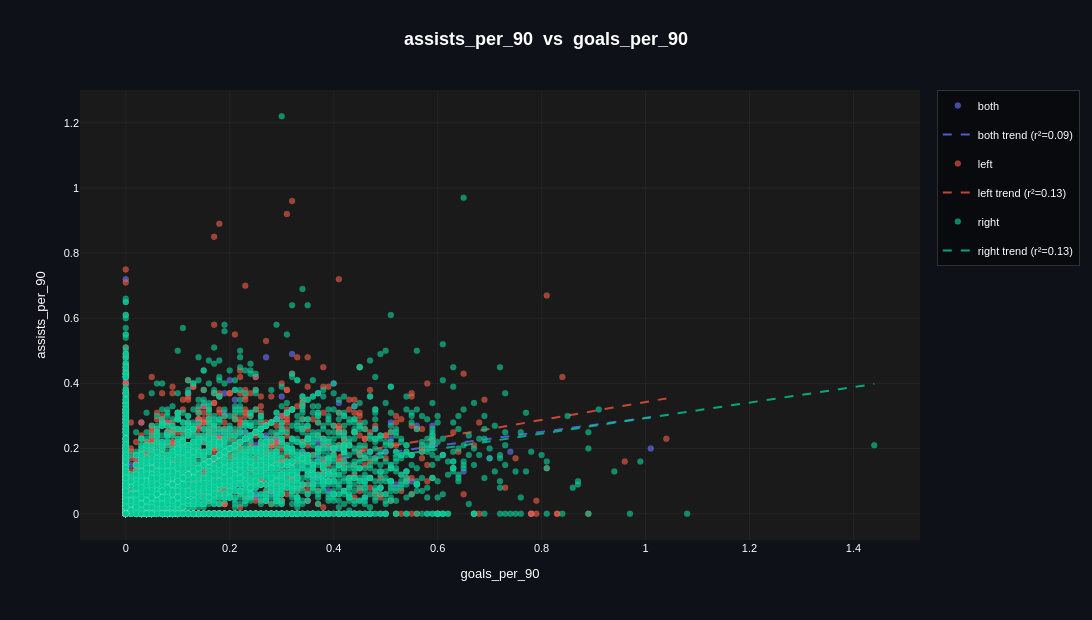

Notebook code cell kept with this figure:
### Code cell
test_scatter = scatter_plot(df=test, x='goals_per_90', y='assists_per_90', color_by='foot')
test_scatter

### Figure 1 — Plotly figure (JSON) as saved in the notebook; plotly's stock layout.template omitted (floating-point values rounded to 4 significant figures; data arrays with more than 128 entries replaced by an {"elided": "..."} marker saying what was removed)
{"data": [{"hovertemplate": "<b>foot</b>: both<br><b>goals_per_90</b>: %{x}<br><b>assists_per_90</b>: %{y}<extra></extra>", "legendgroup": "both", "marker": {"color": "#636EFA", "line": {"color": "rgba(255,255,255,0.3)", "width": 0.4}, "opacity": 0.65, "size": 6}, "mode": "markers", "name": "both", "type": "scatter", "x": {"elided": "364 float values"}, "y": {"elided": "364 float values"}}, {"hoverinfo": "skip", "line": {"color": "#636EFA", "dash": "dash", "width": 2}, "mode": "lines", "name": "both trend (r²=0.09)", "opacity": 0.8, "showlegend": true, "type": "scatter", "x": {"elided": "200 float values"}, "y": {"elided": "200 float values"}}, {"hovertemplate": "<b>foot</b>: left<br><b>goals_per_90</b>: %{x}<br><b>assists_per_90</b>: %{y}<extra></extra>", "legendgroup": "left", "marker": {"color": "#EF553B", "line": {"color": "rgba(255,255,255,0.3)", "width": 0.4}, "opacity": 0.65, "size": 6}, "mode": "markers", "name": "left", "type": "scatter", "x": {"elided": "2526 float values"}, "y": {"elided": "2526 float values"}}, {"hoverinfo": "skip", "line": {"color": "#EF553B", "dash": "dash", "width": 2}, "mode": "lines", "name": "left trend (r²=0.13)", "opacity": 0.8, "showlegend": true, "type": "scatter", "x": {"elided": "200 float values"}, "y": {"elided": "200 float values"}}, {"hovertemplate": "<b>foot</b>: right<br><b>goals_per_90</b>: %{x}<br><b>assists_per_90</b>: %{y}<extra></extra>", "legendgroup": "right", "marker": {"color": "#00CC96", "line": {"color": "rgba(255,255,255,0.3)", "width": 0.4}, "opacity": 0.65, "size": 6}, "mode": "markers", "name": "right", "type": "scatter", "x": {"elided": "6962 float values"}, "y": {"elided": "6962 float values"}}, {"hoverinfo": "skip", "line": {"color": "#00CC96", "dash": "dash", "width": 2}, "mode": "lines", "name": "right trend (r²=0.13)", "opacity": 0.8, "showlegend": true, "type": "scatter", "x": {"elided": "200 float values"}, "y": {"elided": "200 float values"}}], "layout": {"font": {"color": "white", "family": "Arial"}, "height": 620, "legend": {"bgcolor": "rgba(0,0,0,0.4)", "bordercolor": "rgba(255,255,255,0.15)", "borderwidth": 1, "font": {"color": "white", "size": 11}}, "margin": {"b": 80, "l": 80, "r": 60, "t": 90}, "paper_bgcolor": "#0e1117", "plot_bgcolor": "#1a1a1a", "title": {"font": {"color": "white", "family": "Arial", "size": 18}, "text": "<b>assists_per_90  vs  goals_per_90</b>", "x": 0.5, "xanchor": "center"}, "width": 1400, "xaxis": {"gridcolor": "rgba(128,128,128,0.2)", "gridwidth": 0.5, "showgrid": true, "tickfont": {"size": 11}, "title": {"font": {"family": "Arial", "size": 13}, "text": "goals_per_90"}, "zeroline": false}, "yaxis": {"gridcolor": "rgba(128,128,128,0.2)", "gridwidth": 0.5, "showgrid": true, "tickfont": {"size": 11}, "title": {"font": {"family": "Arial", "size": 13}, "text": "assists_per_90"}, "zeroline": false}}}
